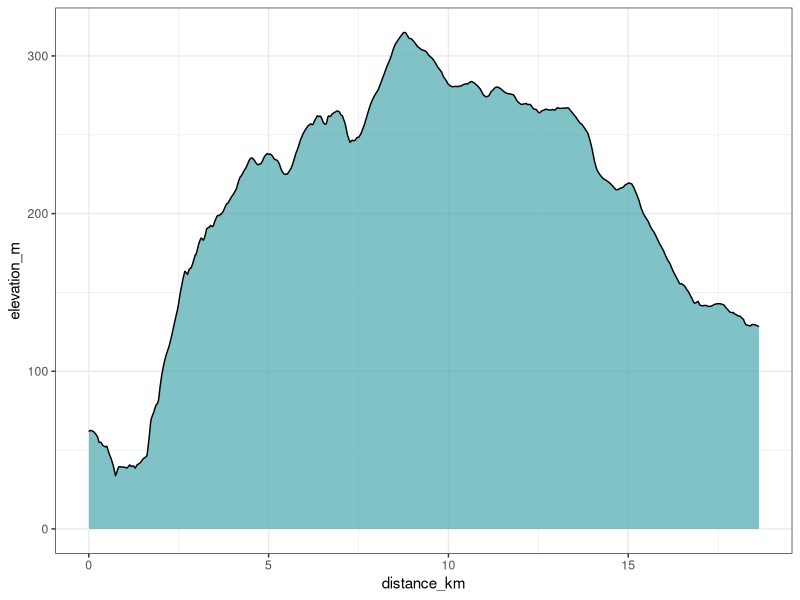

Recreate this plot in R.
# Plotting elevation profile Bridge of Allan to Blackford
# Data from https://www.doogal.co.uk/RouteElevation.php

# Packages
library(ggplot2)

# Import data
route <- read.csv("route.csv")
str(route)

# Make plot
ggplot(route, aes(x = distance_km, y = elevation_m)) + 
	geom_area(fill = "#4BA8AD", alpha = 0.7) + 
	geom_line() +
	theme_bw()
